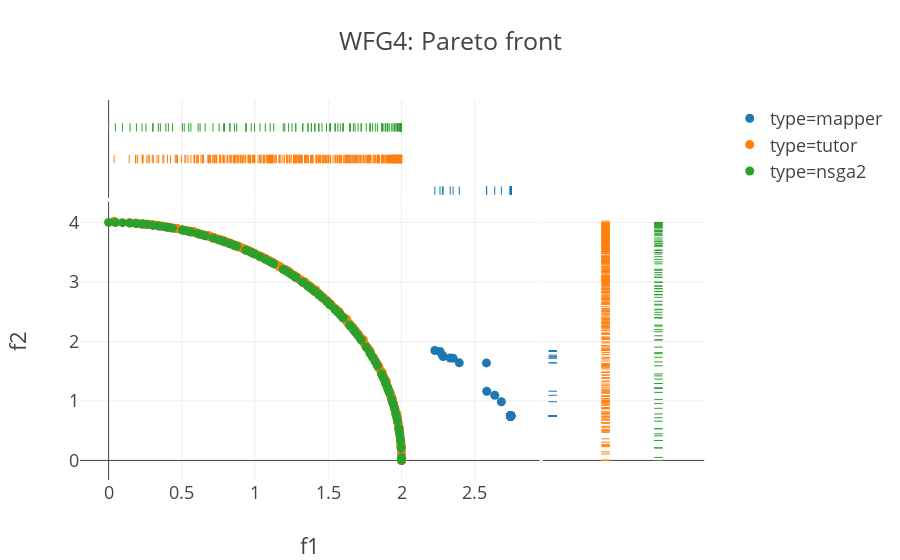

Notebook code for this chart:
### Code cell
ndf, dl, dc, ndr = pg.fast_non_dominated_sorting(hypermapper_data[['f1', 'f2']].values.tolist())
# df = hypermapper_data.copy()
# df['ndf'] = 0
# df.loc[ndf[0],['ndf']] = 1

# mapper
mapper_front = hypermapper_data.iloc[ndf[0]][['f1', 'f2']]
mapper_front['type'] = 'mapper'

# tutor
tut_front = pd.DataFrame(str2array(tut_data[3:].pop_ndf_f.values.tolist()[0]), columns=['f1', 'f2'])
tut_front['type'] = 'tutor'

# nsga2
nsga2_front = pd.DataFrame(pop.get_f().tolist(), columns=['f1', 'f2'])
nsga2_front['type'] = 'nsga2'

df = pd.concat([mapper_front,tut_front, nsga2_front])

px.scatter(df, x="f1", y="f2", template="presentation", color="type", marginal_y="rug", marginal_x="rug", title="WFG4: Pareto front")

### Figure 1 — Plotly figure (JSON) as saved in the notebook; plotly's stock layout.template omitted (floating-point values rounded to 4 significant figures; data arrays with more than 128 entries replaced by an {"elided": "..."} marker saying what was removed)
{"data": [{"hoverlabel": {"namelength": 0}, "hovertemplate": "type=mapper<br>f1=%{x}<br>f2=%{y}", "legendgroup": "type=mapper", "marker": {"color": "#1f77b4", "symbol": "circle"}, "mode": "markers", "name": "type=mapper", "showlegend": true, "type": "scatter", "x": {"elided": "142 float values"}, "xaxis": "x", "y": {"elided": "142 float values"}, "yaxis": "y"}, {"alignmentgroup": "True", "boxpoints": "all", "fillcolor": "rgba(255,255,255,0)", "hoverlabel": {"namelength": 0}, "hoveron": "points", "hovertemplate": "type=mapper<br>f1=%{x}", "jitter": 0, "legendgroup": "type=mapper", "line": {"color": "rgba(255,255,255,0)"}, "marker": {"color": "#1f77b4", "symbol": "line-ns-open"}, "name": "type=mapper", "offsetgroup": "type=mapper", "showlegend": false, "type": "box", "x": {"elided": "142 float values"}, "xaxis": "x3", "yaxis": "y3"}, {"alignmentgroup": "True", "boxpoints": "all", "fillcolor": "rgba(255,255,255,0)", "hoverlabel": {"namelength": 0}, "hoveron": "points", "hovertemplate": "type=mapper<br>f2=%{y}", "jitter": 0, "legendgroup": "type=mapper", "line": {"color": "rgba(255,255,255,0)"}, "marker": {"color": "#1f77b4", "symbol": "line-ew-open"}, "name": "type=mapper", "offsetgroup": "type=mapper", "showlegend": false, "type": "box", "xaxis": "x2", "y": {"elided": "142 float values"}, "yaxis": "y2"}, {"hoverlabel": {"namelength": 0}, "hovertemplate": "type=tutor<br>f1=%{x}<br>f2=%{y}", "legendgroup": "type=tutor", "marker": {"color": "#ff7f0e", "symbol": "circle"}, "mode": "markers", "name": "type=tutor", "showlegend": true, "type": "scatter", "x": {"elided": "332 float values"}, "xaxis": "x", "y": {"elided": "332 float values"}, "yaxis": "y"}, {"alignmentgroup": "True", "boxpoints": "all", "fillcolor": "rgba(255,255,255,0)", "hoverlabel": {"namelength": 0}, "hoveron": "points", "hovertemplate": "type=tutor<br>f1=%{x}", "jitter": 0, "legendgroup": "type=tutor", "line": {"color": "rgba(255,255,255,0)"}, "marker": {"color": "#ff7f0e", "symbol": "line-ns-open"}, "name": "type=tutor", "offsetgroup": "type=tutor", "showlegend": false, "type": "box", "x": {"elided": "332 float values"}, "xaxis": "x3", "yaxis": "y3"}, {"alignmentgroup": "True", "boxpoints": "all", "fillcolor": "rgba(255,255,255,0)", "hoverlabel": {"namelength": 0}, "hoveron": "points", "hovertemplate": "type=tutor<br>f2=%{y}", "jitter": 0, "legendgroup": "type=tutor", "line": {"color": "rgba(255,255,255,0)"}, "marker": {"color": "#ff7f0e", "symbol": "line-ew-open"}, "name": "type=tutor", "offsetgroup": "type=tutor", "showlegend": false, "type": "box", "xaxis": "x2", "y": {"elided": "332 float values"}, "yaxis": "y2"}, {"hoverlabel": {"namelength": 0}, "hovertemplate": "type=nsga2<br>f1=%{x}<br>f2=%{y}", "legendgroup": "type=nsga2", "marker": {"color": "#2ca02c", "symbol": "circle"}, "mode": "markers", "name": "type=nsga2", "showlegend": true, "type": "scatter", "x": [2.676e-07, 2.0, 1.192, 1.128, 1.603, 1.645, 1.835, 0.9357, 1.863, 1.724, 1.759, 0.8744, 0.1898, 1.278, 0.5618, 2.0, 1.997, 0.6113, 0.659, 1.515, 1.07, 0.1463, 1.973, 1.821, 1.982, 0.2285, 0.7126, 1.326, 1.803, 0.8584, 1.933, 1.361, 1.545, 1.993, 1.997, 0.3906, 1.987, 1.203, 1.582, 1.456, 0.9403, 0.5468, 1.509, 1.942, 0.408, 1.87, 0.301, 0.5165, 1.704, 1.724, 1.951, 1.409, 0.974, 1.103, 0.09454, 0.7915, 1.435, 0.7854, 1.565, 0.9959, 1.651, 0.8284, 1.906, 1.88, 1.893, 0.04641, 1.967, 1.783, 0.3399, 1.671, 0.2552, 1.408, 1.982, 1.904, 1.893, 0.4365, 1.325, 1.598, 1.229, 0.8284, 1.385, 0.6246, 1.278, 1.252, 1.682, 1.488, 1.961, 1.385, 1.361, 0.3037, 0.5034, 1.989, 1.548, 0.3531, 1.788, 1.034, 0.7546, 1.435, 1.993, 1.916], "xaxis": "x", "y": [4.0, 1.147e-07, 3.212, 3.303, 2.392, 2.275, 1.591, 3.535, 1.453, 2.026, 1.904, 3.597, 3.982, 3.077, 3.839, 0.05067, 0.2111, 3.809, 3.777, 2.612, 3.379, 3.989, 0.6598, 1.656, 0.5334, 3.974, 3.737, 2.994, 1.733, 3.613, 1.026, 2.931, 2.54, 0.3353, 0.2111, 3.923, 0.4479, 3.196, 2.448, 2.742, 3.53, 3.848, 2.625, 0.9559, 3.916, 1.421, 3.954, 3.864, 2.095, 2.026, 0.8761, 2.839, 3.494, 3.337, 3.996, 3.673, 2.786, 3.679, 2.491, 3.469, 2.257, 3.641, 1.209, 1.367, 1.293, 3.999, 0.7184, 1.812, 3.942, 2.199, 3.967, 2.841, 0.5334, 1.222, 1.293, 3.904, 2.996, 2.405, 3.156, 3.641, 2.886, 3.8, 3.077, 3.119, 2.163, 2.674, 0.7819, 2.886, 2.931, 3.954, 3.871, 0.4138, 2.533, 3.937, 1.793, 3.424, 3.704, 2.786, 0.3353, 1.144], "yaxis": "y"}, {"alignmentgroup": "True", "boxpoints": "all", "fillcolor": "rgba(255,255,255,0)", "hoverlabel": {"namelength": 0}, "hoveron": "points", "hovertemplate": "type=nsga2<br>f1=%{x}", "jitter": 0, "legendgroup": "type=nsga2", "line": {"color": "rgba(255,255,255,0)"}, "marker": {"color": "#2ca02c", "symbol": "line-ns-open"}, "name": "type=nsga2", "offsetgroup": "type=nsga2", "showlegend": false, "type": "box", "x": [2.676e-07, 2.0, 1.192, 1.128, 1.603, 1.645, 1.835, 0.9357, 1.863, 1.724, 1.759, 0.8744, 0.1898, 1.278, 0.5618, 2.0, 1.997, 0.6113, 0.659, 1.515, 1.07, 0.1463, 1.973, 1.821, 1.982, 0.2285, 0.7126, 1.326, 1.803, 0.8584, 1.933, 1.361, 1.545, 1.993, 1.997, 0.3906, 1.987, 1.203, 1.582, 1.456, 0.9403, 0.5468, 1.509, 1.942, 0.408, 1.87, 0.301, 0.5165, 1.704, 1.724, 1.951, 1.409, 0.974, 1.103, 0.09454, 0.7915, 1.435, 0.7854, 1.565, 0.9959, 1.651, 0.8284, 1.906, 1.88, 1.893, 0.04641, 1.967, 1.783, 0.3399, 1.671, 0.2552, 1.408, 1.982, 1.904, 1.893, 0.4365, 1.325, 1.598, 1.229, 0.8284, 1.385, 0.6246, 1.278, 1.252, 1.682, 1.488, 1.961, 1.385, 1.361, 0.3037, 0.5034, 1.989, 1.548, 0.3531, 1.788, 1.034, 0.7546, 1.435, 1.993, 1.916], "xaxis": "x3", "yaxis": "y3"}, {"alignmentgroup": "True", "boxpoints": "all", "fillcolor": "rgba(255,255,255,0)", "hoverlabel": {"namelength": 0}, "hoveron": "points", "hovertemplate": "type=nsga2<br>f2=%{y}", "jitter": 0, "legendgroup": "type=nsga2", "line": {"color": "rgba(255,255,255,0)"}, "marker": {"color": "#2ca02c", "symbol": "line-ew-open"}, "name": "type=nsga2", "offsetgroup": "type=nsga2", "showlegend": false, "type": "box", "xaxis": "x2", "y": [4.0, 1.147e-07, 3.212, 3.303, 2.392, 2.275, 1.591, 3.535, 1.453, 2.026, 1.904, 3.597, 3.982, 3.077, 3.839, 0.05067, 0.2111, 3.809, 3.777, 2.612, 3.379, 3.989, 0.6598, 1.656, 0.5334, 3.974, 3.737, 2.994, 1.733, 3.613, 1.026, 2.931, 2.54, 0.3353, 0.2111, 3.923, 0.4479, 3.196, 2.448, 2.742, 3.53, 3.848, 2.625, 0.9559, 3.916, 1.421, 3.954, 3.864, 2.095, 2.026, 0.8761, 2.839, 3.494, 3.337, 3.996, 3.673, 2.786, 3.679, 2.491, 3.469, 2.257, 3.641, 1.209, 1.367, 1.293, 3.999, 0.7184, 1.812, 3.942, 2.199, 3.967, 2.841, 0.5334, 1.222, 1.293, 3.904, 2.996, 2.405, 3.156, 3.641, 2.886, 3.8, 3.077, 3.119, 2.163, 2.674, 0.7819, 2.886, 2.931, 3.954, 3.871, 0.4138, 2.533, 3.937, 1.793, 3.424, 3.704, 2.786, 0.3353, 1.144], "yaxis": "y2"}], "layout": {"autosize": true, "legend": {"tracegroupgap": 0}, "title": {"text": "WFG4: Pareto front"}, "xaxis": {"anchor": "y", "autorange": true, "domain": [0, 0.7215], "range": [-0.1699, 2.917], "title": {"text": "f1"}, "type": "linear"}, "xaxis2": {"anchor": "y2", "autorange": true, "domain": [0.7265, 0.98], "matches": "x2", "range": [-0.5231, 2.5], "showgrid": false, "showticklabels": false, "type": "category"}, "xaxis3": {"anchor": "y3", "autorange": true, "domain": [0, 0.7215], "matches": "x", "range": [-0.1699, 2.917], "showgrid": true, "showticklabels": false, "type": "linear"}, "xaxis4": {"anchor": "y4", "domain": [0.7265, 0.98], "matches": "x2", "showgrid": false, "showticklabels": false}, "yaxis": {"anchor": "x", "autorange": true, "domain": [0, 0.7326], "range": [-0.3741, 4.395], "title": {"text": "f2"}, "type": "linear"}, "yaxis2": {"anchor": "x2", "autorange": true, "domain": [0, 0.7326], "matches": "y", "range": [-0.3741, 4.395], "showgrid": true, "showticklabels": false, "type": "linear"}, "yaxis3": {"anchor": "x3", "autorange": true, "domain": [0.7426, 1], "matches": "y3", "range": [-0.6353, 2.5], "showgrid": false, "showticklabels": false, "type": "category"}, "yaxis4": {"anchor": "x4", "domain": [0.7426, 1], "matches": "y3", "showgrid": true, "showticklabels": false}}}
